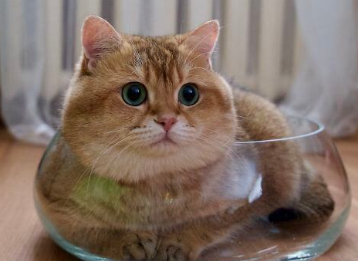
#> input picture hosicoBowl.PNG, 358 x 261 px
$ python driver.py
#> lines starting #> are read from the running program, lines starting #| are printed output that depends on the picture
### functions.py
import numpy as np
import time
##
def gram_schmidt(M):
    A   = M.astype(float)
    m,n = A.shape
    Q   = np.zeros(shape=(m,n),dtype=float)
    R   = np.zeros(shape=(n,n),dtype=float)
    for j in range(n):
        R[:j,j] = np.dot(Q.T[:j,:], A[:,j])         #coordinates
        Q[:,j]  = A[:,j] - np.dot(Q[:,:j], R[:j,j]) #current column - projection onto previous columns
        R[j,j]  = np.sqrt(np.dot(Q[:,j],Q[:,j]))    #the diagonals of R = lengths of coordinate axes
        Q[:,j]  = Q[:,j]/R[j,j]                     #every coordinate axis scaled to length 1

    return Q,R

# [12 lines left out: function test_gram_schmidt, not called in this run]

def orthogonal_iteration(M, nsteps=50):
#> called with nsteps = 50
    A = M.astype(float)
    m,n = A.shape
    Q = np.identity(m) #eigenvectors
    for step in range(nsteps):
        AQ = np.dot(A, Q)
        Q,R= gram_schmidt(AQ)
#> further down, img is the input picture: PIL image 358x261 RGBA; mean R, G, B, A 130.3, 112, 100.9, 255
    '''
    Why do we just return the R as the eigenvalues?
    At convergence, AQ has every column orthogonal but not all length 1.
    Subsequent A x Q will just be scaling the columns of Q.
    If AQ = QxR, R is a matrix that scales the columns of Q.
    Therefore, R would approach a diagonal matrix containing the eigenvalues.
    '''
    return np.diag(R), Q

# [18 lines left out: function test_orthogonal_iteration, not called in this run]

def svd(M):
    A   = M.astype(float)
    m,n = A.shape
    ATA = np.dot(A.T, A)
    S,V = orthogonal_iteration(ATA)
    S   = np.sqrt(S)
    US  = np.dot(A,V)
    U   = np.dot(US, np.diag(1/S))  #normalize
    return U,S,V

def singular_value_decomposition(matrix, rank):
    '''
    Linear Algebra for Everyone by Gilbert Strang, page 260 calls the left singular vectors, the column space,
    and the right singular vectors the row space.  I follow the same convention
    '''
#> called with rank = 70
    covariance      = np.dot(matrix.T, matrix)
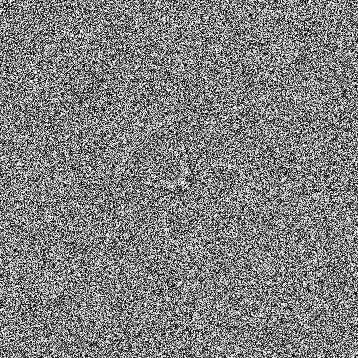
#> covariance: shape (358, 358); min 0, max 255, mean 127.7
    eigenvalues, eigenvectors = orthogonal_iteration(covariance)
#> call 2 of orthogonal_iteration, with nsteps = 50
#> after the loop in orthogonal_iteration (call 2), `for step in range(nsteps):`:
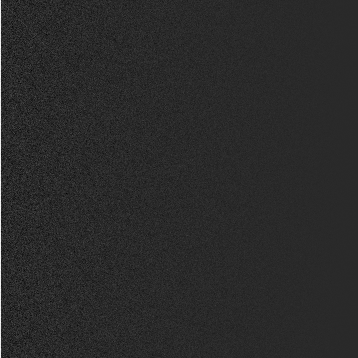
#> AQ: shape (358, 358) float64; min -516.6, max 2623.4, mean 6.8; drawn with min black and max white
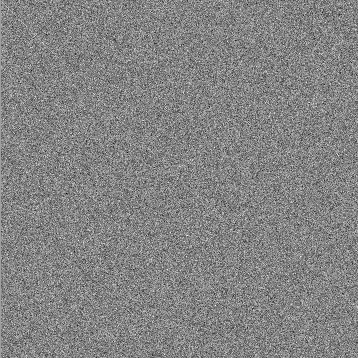
#> eigenvectors: shape (358, 358) float64; min -0.248, max 0.231, mean 0.000154; drawn with min black and max white
#> eigenvalues = 358 values, max 45757.1 at index 0, min 5.54 at index 357, mean 1309.8
    singular_values = eigenvalues**2
#> singular_values = 358 values, max 2.09e+09 at index 0, min 30.67 at index 357, mean 7788575
    sorted_indices  = np.argsort(singular_values)[::-1]
#> sorted_indices = 358 values, max 357 at index 357, min 0 at index 0, mean 178.5
    biggest_singular_values = sorted_indices[:rank]
#> biggest_singular_values = 70 values, max 72 at index 69, min 0 at index 0, mean 34.57

    row_space       = eigenvectors[:,biggest_singular_values].T #Eigenvectors Corresponding to Largest Eigenvalues
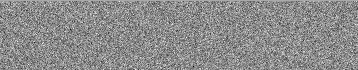
#> row_space: shape (70, 358) float64; min -0.248, max 0.203, mean 0.000766; drawn with min black and max white
    column_space    = np.dot(matrix, eigenvectors)              #Multiply every eigenvector by the matrix
    column_space    = np.divide(column_space, singular_values)
    column_space    = column_space[:,biggest_singular_values]
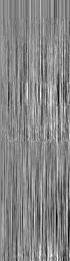
#> column_space: shape (261, 70) float64; min -2.98e-05, max 2.64e-05, mean -1.78e-07; drawn with min black and max white
    return column_space, np.diag(biggest_singular_values), row_space


np.random.seed(123)
m,n = 100,100
M=np.random.random(size=(m,n))*10
U,S,V = svd(M)
I_expected   = np.identity(m)
I_observed   = np.dot(U.T, U)  #Are the columns of U all orthogonal to each other?  Are they all length of 1?
I_difference = np.sqrt(np.sum((I_expected-I_observed)**2))
print("How close U is to orthonormal: ",I_difference)

I_expected   = np.identity(n)
I_observed   = np.dot(V.T, V)  #Are the columns of V all orthogonal to each other?  Are they all length of 1?
I_difference = np.sqrt(np.sum((I_expected-I_observed)**2))
print("How close V is to orthonormal: ",I_difference)

print("Reconstruction Error",np.sqrt(np.sum(((U@np.diag(S)@V.T) - M)**2)))

print()

### driver.py
import numpy as np
import functions
from PIL import Image
import matplotlib.pyplot as plt

img = Image.open('hosicoBowl.PNG')
greyscale= img.convert('L')
hosico = np.array(greyscale)
fig,ax=plt.subplots()
ax.imshow(hosico)
plt.show()

U,S,V = functions.singular_value_decomposition(hosico, rank=70)
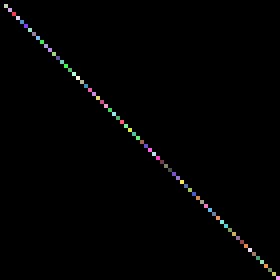
#> S: shape (70, 70) int64 (shown 4 times larger); 70 distinct labels, from 0 to 72; one colour per label, 0 black
hosico_compressed = U@S@V
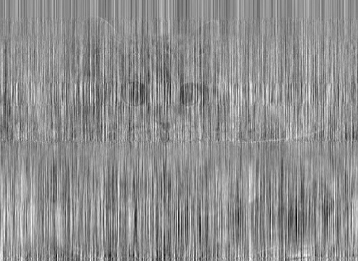
#> hosico_compressed: shape (261, 358) float64; min -0.000697, max 0.000546, mean 2.53e-07; drawn with min black and max white
fig,ax=plt.subplots()
ax.imshow(hosico_compressed)
plt.show()
